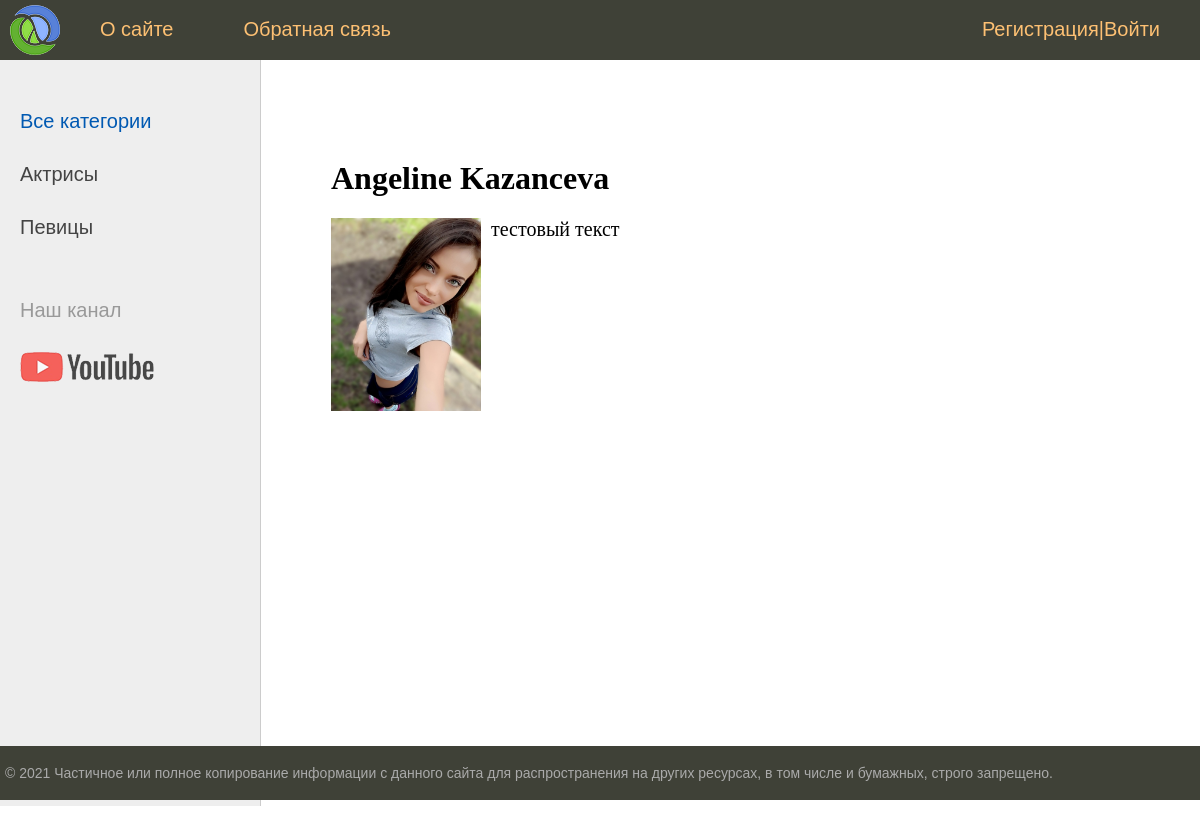
Page /post/angeline-kazanceva/ on the committed database.
### women/models.py (models this page shows, shortened)
class Category(models.Model):
	name=models.CharField(max_length=100, db_index=True, verbose_name="Категория")
	slug=models.SlugField(max_length=255, unique=True, db_index=True, verbose_name="URL")
	def get_absolute_url(self):
		return reverse('category', kwargs={'cat_slug':self.slug})
	class Meta:
		verbose_name='Категория'
		verbose_name_plural='Категории'
		ordering=['id']

class Women(models.Model):
	title=models.CharField(max_length=255, verbose_name="Заголовок")
	slug=models.SlugField(max_length=255, unique=True, db_index=True, verbose_name="URL")
	content=models.TextField(blank=True, verbose_name="Текст статьи")
	photo=models.ImageField(upload_to="photos/%Y/%m/%d/", verbose_name="Фото")
	time_create=models.DateTimeField(auto_now_add=True, verbose_name="Время создания")
	time_update=models.DateTimeField(auto_now=True, verbose_name="Время изменения")
	is_published=models.BooleanField(default=True, verbose_name="Публикация")
	cat=models.ForeignKey('Category', on_delete=models.PROTECT, verbose_name="Категории")
	def __str__(self):
		return self.title
	class Meta:
		verbose_name='Известные женщины'
		verbose_name_plural='Известные женщины'
		ordering=['id']

### women/views.py (the view)
# urls.py: path('post/<slug:post_slug>/', ShowPost.as_view(), name='post'),
class ShowPost(DataMixin, DetailView):
	model=Women
	template_name='women/post.html'
	slug_url_kwarg='post_slug'
	context_object_name='post'
	def get_context_data(self, *, object_list=None, **kwargs):
		context=super().get_context_data(**kwargs)
		c_def = self.get_user_context(title=context['post'])
		return dict(list(context.items())+list(c_def.items()))

### women/utils.py (called while the page is built)
	def get_user_context(self, **kwargs):
		context = kwargs
		cats = cache.get('cats')
		if not cats:
			cats = Category.objects.annotate(Count('women'))
			cache.set('cats', cats, 60)
		user_menu = menu.copy()
		if not self.request.user.is_authenticated:
			user_menu.pop(1)
		context['menu']=user_menu
		context['cats']=cats
		if 'cat_selected' not in context:
			context['cat_selected'] = 0
		return context

### women/templates/women/post.html
{% extends 'women/base.html' %}
{% block content %}
<h1>{{post.title}}</h1>
{% if post.photo %}
<p><img class="img-article-left thumb" src="{{post.photo.url}}"></p>
{% endif %}
{{post.content|linebreaks}}
{% endblock %}

### women/templates/women/base.html (shortened to what this page needs)
{% load static %}
{% load women_tags %}
<!DOCTYPE html>
<html>
<head>
	<link type="text/css" href="{% static 'women/css/style.css' %}" rel="stylesheet" />
</head>
<body>
<table class="table-page" border=0 cellpadding="0" cellspacing="0">
<tr><td valign=top>
{% block mainmenu %}
		<div class="header">
			<ul id="mainmenu" class="mainmenu">
				<li class="logo"><a href="{% url 'home' %}"><div class="logo"></div></a></li>
				{% for m in menu %}
				<li><a href="{% url m.url_name %}">{{m.title}}</a></li>
				{% endfor %}
				{% if request.user.is_authenticated %}
				<li class="last">{{user.username}} | <a href="{% url 'logout' %}">Выйти</a></li>
				{% else %}
				<li class="last"><a href="{% url 'register' %}">Регистрация</a>|<a href="{% url 'login' %}">Войти</a></li>
				{% endif %}
			</ul>
		</div>
{% endblock mainmenu %}
<table class="table-content" border=0 cellpadding="0" cellspacing="0">
	<tr>
		<td valign="top" class="left-chapters">
			<ul id="leftchapters">
				{% if cat_selected == 0 %}
				<li class="selected">Все категории</li>
				{% else %}
				<li><a href="{% url 'home' %}">Все категории</a></li>
				{% endif %}
				{% for c in cats %}
					{% if c.women__count > 0 %}
						{% if c.pk == cat_selected %}
				<li class="selected">{{c.name}}</li>
						{% else %}
				<li class=""><a href="{{ c.get_absolute_url }}">{{c.name}}</a></li>
						{% endif %}
					{% endif %}
				{% endfor %}
				<li class="share"><p>Наш канал</p><a class="share-yt" href="https://www.youtube.com/channel/UClJzWfGWuGJL2t-3dYKcHTA/playlists" target="_blank" rel="nofollow"></a></li>
			</ul>
		</td>
		<td valign="top" class="content">
	<div class="content-text">
{% block content %}
{% endblock %}
	</div>
</td></tr></table>
</td></tr>
<tr><td valign=top>
	<div id="footer">
		<p>&copy; 2021 Частичное или полное копирование информации с данного сайта для распространения на других ресурсах, в том числе и бумажных, строго запрещено.</p>
	</div>
</td></tr></table>
</body>
</html>

### women/static/women/css/style.css (style rules this page uses)
html, body { font-family: 'Arial'; margin: 0; padding: 0; height: 100%; width: 100%; color: #444; }
a { color: #0059b2; text-decoration: none; }
img { max-width: 600px; height: auto; }
img.img-article-left { max-width: 300px; height: auto; float: left; padding: 0 10px 10px 0; }
img.img-article-left.thumb { max-width: 150px; height: auto; }
.table-page { width: 100%; height: 100%; vertical-align: top; }
.table-page tr { height: 100%; }
.header { background: #3F4137; height: 60px; }
.logo { background: url('../images/logo.png') no-repeat 10px 5px; width: 70px; height: 60px; }
ul.mainmenu { list-style: none; margin: 0; padding: 0; height: 60px; color: #fdc073; font-size: 20px; overflow: hidden; }
ul.mainmenu li { float: left; margin: 18px 40px 0 30px; }
ul.mainmenu li.logo { margin: 0; }
ul.mainmenu li.last { float: right; }
ul.mainmenu li a { color: #fdc073; text-decoration: none; }
.table-content { width: 100%; min-height: 100%; height: 100%; }
.left-chapters { margin: 0; background: #eee; border-right: 1px solid #ccc; min-height: 100%; }
.left-chapters ul { width: 230px; min-height: 100%; margin: 0; padding: 20px 10px 10px 20px; list-style: none; font-size: 20px; }
.left-chapters ul li { margin: 30px 0 0 0; color: #999; }
.left-chapters ul li.selected { color: #0059b2; }
.left-chapters ul li a { color: #444; text-decoration: none; }
.left-chapters ul li.share { margin: 60px 0 0 0; }
.left-chapters ul li.share p { margin: 30px 0 30px 0; }
.left-chapters ul li.share a { display: inline-block; width: 40px; height: 40px; margin: 0 20px 0 0; }
.left-chapters ul li.share a.share-yt { width: 100%; height: 30px; background: url('../images/share_yt.png') no-repeat 0 0 }
.content { padding: 40px 20px 20px 40px; width: 100%; box-sizing: border-box; }
.content-text { margin: 60px 0 0 30px; color: #000; font-size: 20px; font-family: Yandex Sans Display Light; }
.content-text h1 { font-size: 32px; }
#footer { box-sizing: border-box; background: #3F4137; padding: 5px; color: #aaa; font-size: 14px; font-family: Verdana, Geneva, Arial, Helvetica; text-align: left; overflow: hidden; }

### rows in the picture
Category: name "Актрисы"
Category: name "Певицы"
Women: title "Angeline Kazanceva", photo (picture), content "тестовый текст"

### other values in the picture
{{ m.title }} "О сайте" "Обратная связь"
